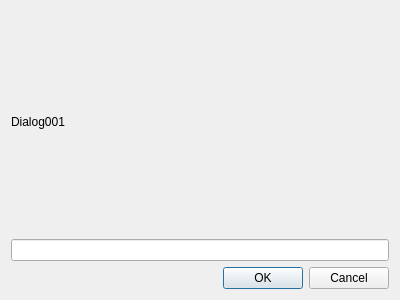
<?xml version="1.0" encoding="UTF-8"?>
<ui version="4.0">
 <class>Dialog001</class>
 <widget class="QDialog" name="Dialog001">
  <property name="geometry">
   <rect>
    <x>0</x>
    <y>0</y>
    <width>400</width>
    <height>300</height>
   </rect>
  </property>
  <property name="windowTitle">
   <string>Dialog</string>
  </property>
  <layout class="QVBoxLayout" name="verticalLayout">
   <item>
    <widget class="QLabel" name="label">
     <property name="text">
      <string>Dialog001</string>
     </property>
    </widget>
   </item>
   <item>
    <widget class="QLineEdit" name="lineEdit"/>
   </item>
   <item>
    <widget class="QDialogButtonBox" name="buttonBox">
     <property name="orientation">
      <enum>Qt::Horizontal</enum>
     </property>
     <property name="standardButtons">
      <set>QDialogButtonBox::Cancel|QDialogButtonBox::Ok</set>
     </property>
    </widget>
   </item>
  </layout>
 </widget>
 <resources/>
 <connections>
  <connection>
   <sender>buttonBox</sender>
   <signal>accepted()</signal>
   <receiver>Dialog001</receiver>
   <slot>accept()</slot>
   <hints>
    <hint type="sourcelabel">
     <x>248</x>
     <y>254</y>
    </hint>
    <hint type="destinationlabel">
     <x>157</x>
     <y>274</y>
    </hint>
   </hints>
  </connection>
  <connection>
   <sender>buttonBox</sender>
   <signal>rejected()</signal>
   <receiver>Dialog001</receiver>
   <slot>reject()</slot>
   <hints>
    <hint type="sourcelabel">
     <x>316</x>
     <y>260</y>
    </hint>
    <hint type="destinationlabel">
     <x>286</x>
     <y>274</y>
    </hint>
   </hints>
  </connection>
 </connections>
</ui>
